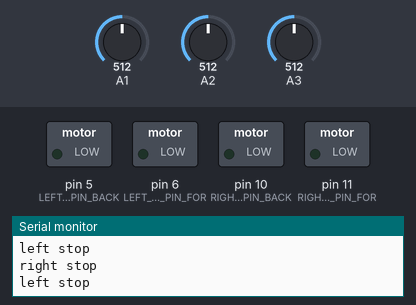
Bench run of a sketch on a simulated Arduino Uno, built with avr-gcc and run on an emulated ATmega328P. Parts: switched loads named in the sketch (green lamp = pin HIGH), the last lines printed to the serial monitor. The test bench sets the inputs (shaded band); at power-on: A3 = 512, A1 = 512, A2 = 512.

Above: at 1.2 s.
1.3 s: A3 set to 89
4.3 s: A3 set to 79
At 5.5 s:
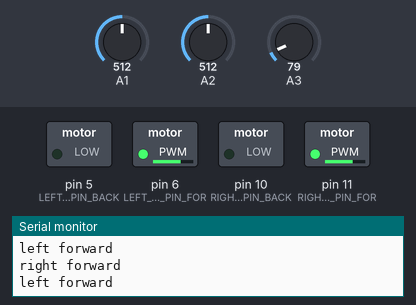
5.8 s: A1 set to 716
At 6.5 s:
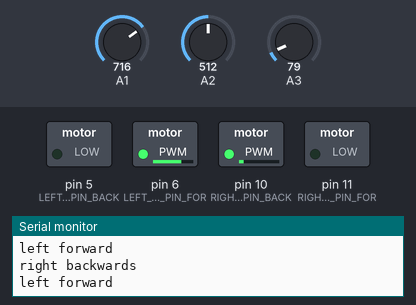
7.3 s: A2 set to 716
At 8.2 s:
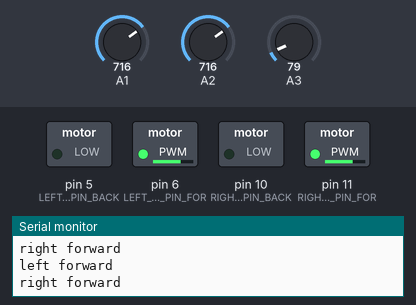
8.8 s: A1 set to 860
At 9.8 s:
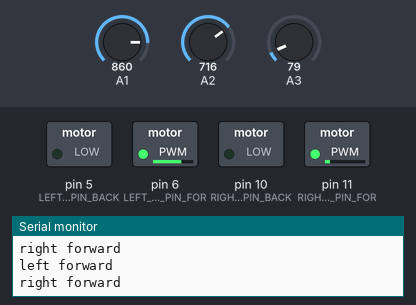
10.3 s: A1 set to 1023
At 10.7 s:
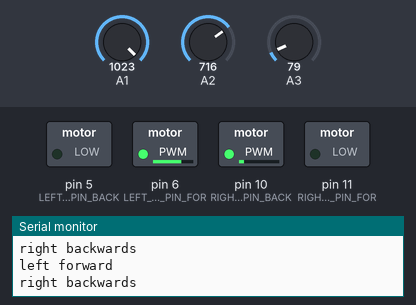
Timing chart, 0 to 12.8 s (numbered marks = the images above; inputs shaded):
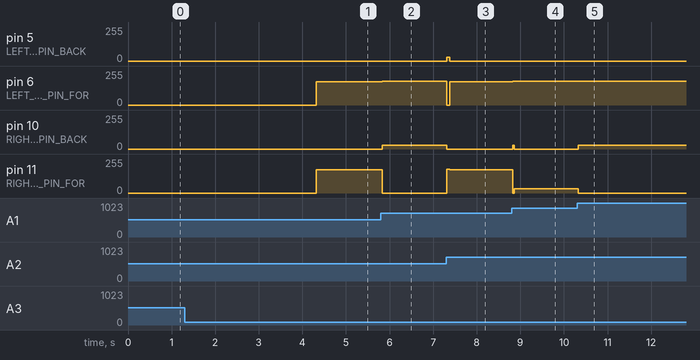

The sketch:

hackIllinois_organized.ino
```cpp
#include <Arduino.h>
#include "motor.h"
#include "light.h"
#include "ultrasonic.h"
#include "pid.h"
#include "water.h"

void setup() {
  Serial.begin(9600);
  Serial.println("setup...");
  setupLightSensor();
  setupUltrasonic();
  setupMotors();
}

void loop() { // each iteration is one table

  PID_control();

  leftMotor(0);
  rightMotor(0);

  // pourWater();

  // leftMotor(110);
  // rightMotor(110);
  // delay(500);

}
```

light.cpp
```cpp
#include "light.h"

void setupLightSensor() {
  pinMode(LEFT_SENSOR_PIN, INPUT);
  pinMode(RIGHT_SENSOR_PIN, INPUT);
  pinMode(FARLEFT_SENSOR_PIN, INPUT);
}

int getLightVal(int pin, int n) {
  int sum_vals = 0;

  for (int i = 0; i < n; i++) {
    sum_vals += analogRead(pin);
    //delay(5);
    delay(1);
  }
  sum_vals /= n;

  return sum_vals;
}
```

light.h
```cpp
#pragma once

#include <Arduino.h>

#define LEFT_SENSOR_PIN 1
#define RIGHT_SENSOR_PIN 2
#define FARLEFT_SENSOR_PIN 3

void setupLightSensor();

int getLightVal(int pin, int n);
```

motor.cpp
```cpp
#include "motor.h"

void setupMotors() {
  pinMode(LEFT_MOTOR_PIN_FOR, OUTPUT);
  pinMode(LEFT_MOTOR_PIN_BACK, OUTPUT);
  pinMode(RIGHT_MOTOR_PIN_FOR, OUTPUT);
  pinMode(RIGHT_MOTOR_PIN_BACK, OUTPUT);
  pinMode(WATER_MOTOR_PIN, OUTPUT);
}

void testWaterMotor() {
  analogWrite(WATER_MOTOR_PIN, 255);
  delay(10000);
  analogWrite(WATER_MOTOR_PIN, 0);
}

void leftMotor(int speed) {
  if (speed == 0) {
    analogWrite(LEFT_MOTOR_PIN_FOR, 0);
    analogWrite(LEFT_MOTOR_PIN_BACK, 0);
    Serial.println("left stop");
  } else if (speed < 0) {
    analogWrite(LEFT_MOTOR_PIN_FOR, 0);
    analogWrite(LEFT_MOTOR_PIN_BACK, abs(speed));
    Serial.println("left backwards");
  } else {
    analogWrite(LEFT_MOTOR_PIN_FOR, speed);
    analogWrite(LEFT_MOTOR_PIN_BACK, 0);
    Serial.println("left forward");
  }
}

void rightMotor(int speed) {
  if (speed == 0) {
    analogWrite(RIGHT_MOTOR_PIN_FOR, 0);
    analogWrite(RIGHT_MOTOR_PIN_BACK, 0);
    Serial.println("right stop");
  } else if (speed < 0) {
    analogWrite(RIGHT_MOTOR_PIN_FOR, 0);
    analogWrite(RIGHT_MOTOR_PIN_BACK, abs(speed));
    Serial.println("right backwards");
  } else {
    analogWrite(RIGHT_MOTOR_PIN_FOR, speed);
    analogWrite(RIGHT_MOTOR_PIN_BACK, 0);
    Serial.println("right forward");
  }
}
```

motor.h
```cpp
#pragma once

#include <Arduino.h>

#define LEFT_MOTOR_PIN_FOR 6
#define LEFT_MOTOR_PIN_BACK 5  // OPTIONAL
#define RIGHT_MOTOR_PIN_FOR 11
#define RIGHT_MOTOR_PIN_BACK 10  // OPTIONAL
#define WATER_MOTOR_PIN 3

void setupMotors();

void testWaterMotor();

void leftMotor(int speed);

void rightMotor(int speed);
```

pid.cpp
```cpp
#include "pid.h"
#include "motor.h"
#include "light.h"
#include "ultrasonic.h"

uint8_t lastError = 0;
int I = 0;

void PID_control() {
  int left = 0, right = 0, farLeft = 0;
  while (!(farLeft > kBlackMin && left > kBlackMin && right > kBlackMin)) {
    left = getLightVal(LEFT_SENSOR_PIN, kNumBeeps);
    right = getLightVal(RIGHT_SENSOR_PIN, kNumBeeps);
    farLeft = getLightVal(FARLEFT_SENSOR_PIN, kNumBeeps);

    if (farLeft > kBlackMin) break;

    int error = left - right;
    int P = error;
    I = I + error;
    int D = error - lastError;
    lastError = error;
    int motorspeed = P * kP + I * kI + D * kD; //P * kP + I * kI + D * kD

    int motorSpeedLeft = kBaseSpeed + motorspeed;
    int motorSpeedRight = kBaseSpeed - motorspeed;

    if (motorSpeedLeft > kMaxSpeed)
      motorSpeedLeft = kMaxSpeed;
    if (motorSpeedRight > kMaxSpeed)
      motorSpeedRight = kMaxSpeed;
    if (motorSpeedLeft < kMinSpeed)
      motorSpeedLeft = kMinSpeed;
    if (motorSpeedRight < kMinSpeed)
      motorSpeedRight = kMinSpeed;

    motorSpeedLeft += 75; //old speed was 150
    motorSpeedRight += 75;

    leftMotor(motorSpeedLeft);
    rightMotor(motorSpeedRight);
  }
}
```

pid.h
```cpp
#pragma once

#include <Arduino.h>

const float kP = 1;    // find through experimentation
const float kI = 0;  // set to 0 for now
const float kD = 15;     // find through experimentation
const uint8_t kMaxSpeed = 105; //old was 105
const int8_t kMinSpeed = -105; //old was 105
const uint8_t kBaseSpeed = 100;
const uint8_t kBlackMin = 850;

void PID_control();
```

ultrasonic.cpp
```cpp
#include "ultrasonic.h"
#include "motor.h"

void setupUltrasonic() {
  // configure the trigger pins to output mode
  pinMode(WATER_TRIG_PIN, OUTPUT);
  pinMode(CUP_TRIG_PIN, OUTPUT);

  // configure the echo pins to input mode
  pinMode(WATER_ECHO_PIN, INPUT);
  pinMode(CUP_ECHO_PIN, INPUT);
}

float getDistance(int trigPin, int echoPin, int n) {
  float distance_cm = 0.0;
  for (unsigned i = 0; i < n; i++) {
    // generate 10-microsecond pulse to TRIG pin
    digitalWrite(trigPin, HIGH);
    delayMicroseconds(10);
    digitalWrite(trigPin, LOW);

    // measure duration of pulse from ECHO pin
    float duration_us = pulseIn(echoPin, HIGH); // microseconds

    // calculate the distance
    distance_cm += 0.017 * duration_us;

    delay(5); // miliseconds
  }
  distance_cm /= n;
  return distance_cm;
}
```

ultrasonic.h
```cpp
#pragma once

#include <Arduino.h>

#define WATER_TRIG_PIN 7
#define WATER_ECHO_PIN 8
#define CUP_TRIG_PIN 4
#define CUP_ECHO_PIN 2

const uint8_t kNumBeeps = 5;
const float kMinCupDistance = 2; // cm
const float kMaxCupDistance = 7; // cm
const float kMinWaterDistance = 9; // cm

void setupUltrasonic();

float getDistance(int trigPin, int echoPin, int n);
```

water.cpp
```cpp
#include <Arduino.h>

#include "water.h"
#include "motor.h"
#include "ultrasonic.h"

bool isWaterRunning = false;

void pourWater() {
  Serial.println("stop to pour water");
  float distance_to_cup = 100;
  while (distance_to_cup > kMaxCupDistance || distance_to_cup < kMinCupDistance) { // wait for the cup
    distance_to_cup = getDistance(CUP_TRIG_PIN, CUP_ECHO_PIN, kNumBeeps);
    Serial.println("waiting for cup...");
    Serial.print("distance: ");
    Serial.println(distance_to_cup);
    delay(5);
  }
  Serial.println("done waiting");
  //add timer?
  float distance_to_water = 3;
  while (distance_to_cup > kMinCupDistance && distance_to_cup < kMaxCupDistance) {  // cup is present
    Serial.println("cup present");
    distance_to_water = getDistance(WATER_TRIG_PIN, WATER_ECHO_PIN, kNumBeeps);
    distance_to_cup = getDistance(CUP_TRIG_PIN, CUP_ECHO_PIN, kNumBeeps);
    startWater();
    if (distance_to_water < kMinWaterDistance) { // cup is filled
      endWater();
      break;
    }
    delay(5);
  }
  endWater();
}

void startWater() {
  if (!isWaterRunning) {
    digitalWrite(WATER_MOTOR_PIN, HIGH);
    Serial.println("water starting");
    isWaterRunning = true;
  }
}

void endWater() {
  if (isWaterRunning) {
    digitalWrite(WATER_MOTOR_PIN, LOW);
    Serial.println("water stopping");
    isWaterRunning = false;
  }
}
```

water.h
```cpp
#pragma once

void pourWater();

void startWater();

void endWater();
```

Measured:
- the behaviour switches between 83 and 82 on A3 (found by bisection; images 0 and 1)
- after the input at 4.3 s, pin 6 (LEFT_MOTOR_PIN_FOR), pin 11 (RIGHT_MOTOR_PIN_FOR): 0/255 → 175/255 at once
- after the input at 5.8 s, pin 6 (LEFT_MOTOR_PIN_FOR): 175/255 → 180/255 at once; pin 10 (RIGHT_MOTOR_PIN_BACK): 0/255 → 29/255 at once; pin 11 (RIGHT_MOTOR_PIN_FOR): 175/255 → 0/255 at once
- after the input at 7.3 s, pin 5 (LEFT_MOTOR_PIN_BACK): 0/255 → 30/255 at once, → 0/255 0.06 s later; pin 6 (LEFT_MOTOR_PIN_FOR): 180/255 → 0/255 at once, → 175/255 0.06 s later; pin 10 (RIGHT_MOTOR_PIN_BACK): 29/255 → 0/255 at once; pin 11 (RIGHT_MOTOR_PIN_FOR): 0/255 → 180/255 at once, → 175/255 0.06 s later
- after the input at 8.8 s, pin 6 (LEFT_MOTOR_PIN_FOR): 175/255 → 180/255 at once; pin 10 (RIGHT_MOTOR_PIN_BACK): 0/255 → 30/255 at once, → 0/255 0.03 s later; pin 11 (RIGHT_MOTOR_PIN_FOR): 175/255 → 31/255 at once
- after the input at 10.3 s, pin 10 (RIGHT_MOTOR_PIN_BACK): 0/255 → 30/255 at once; pin 11 (RIGHT_MOTOR_PIN_FOR): 31/255 → 0/255 at once
